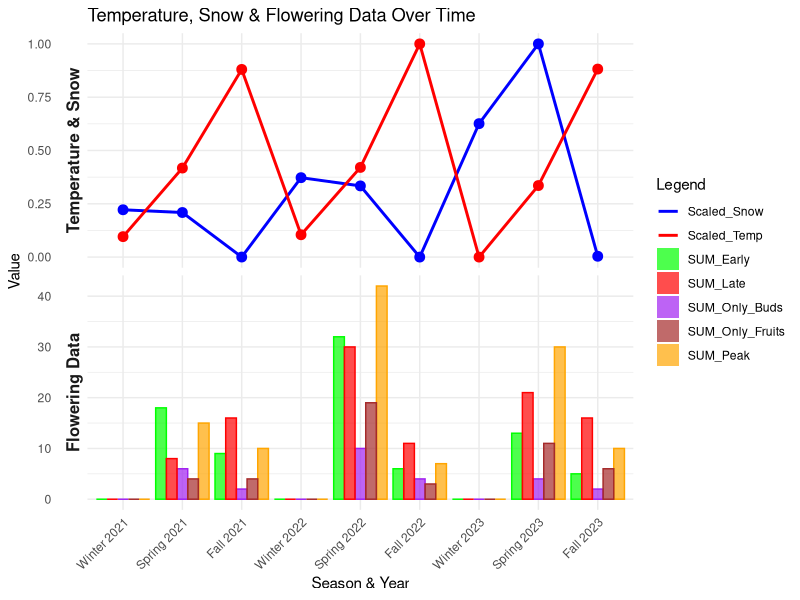

Source code (R):
# Load required libraries
library(ggplot2)
library(dplyr)
library(scales)
library(tidyr)

# Load the data
df <- read.csv("Summary.csv")

# Convert Season into a factor to maintain order
season_order <- c("Winter", "Spring", "Summer", "Fall")
df$Season <- factor(df$Season, levels = season_order)

# Create a custom combined x-axis label (Season Year)
df <- df %>%
  arrange(Year, Season) %>%
  mutate(Season_Year = paste(Season, Year))  # Combine Season & Year into one label

# Normalize temperature and snow for better scaling
df <- df %>%
  mutate(Scaled_Temp = rescale(AVERAGE_TEMP_AVERAGE, to = c(0, 1)),
         Scaled_Snow = rescale(AVERAGE_SNOW_WC, to = c(0, 1)))

# Convert the dataframe to long format for separate plots
df_temp_snow <- df %>%
  select(Season_Year, Scaled_Temp, Scaled_Snow) %>%
  pivot_longer(cols = c(Scaled_Temp, Scaled_Snow), names_to = "Variable", values_to = "Value") %>%
  mutate(Panel = "Temperature & Snow")

df_flowering <- df %>%
  select(Season_Year, SUM_Only_Buds, SUM_Early, SUM_Peak, SUM_Late, SUM_Only_Fruits) %>%
  pivot_longer(cols = starts_with("SUM_"), names_to = "Flowering_Stage", values_to = "Count") %>%
  mutate(Panel = "Flowering Data")

# Combine both datasets with a panel identifier
df_combined <- bind_rows(
  rename(df_temp_snow, Category = Variable, Value = Value),
  rename(df_flowering, Category = Flowering_Stage, Value = Count)
)

# Convert Season_Year to a factor to maintain order
df_combined$Season_Year <- factor(df_combined$Season_Year, levels = unique(df$Season_Year))

# Order the Panel factor to ensure the correct order: Lines on Top, Bars on Bottom
df_combined$Panel <- factor(df_combined$Panel, levels = c("Temperature & Snow", "Flowering Data"))

# Define custom colors for both lines and bars to be the same
custom_colors <- c("Scaled_Temp" = "red", "Scaled_Snow" = "blue", 
                   "SUM_Only_Buds" = "purple", "SUM_Early" = "green", 
                   "SUM_Peak" = "orange", "SUM_Late" = "red", 
                   "SUM_Only_Fruits" = "brown")

# Plot with facets correctly ordered and a single clean legend
ggplot(df_combined, aes(x = Season_Year, y = Value, color = Category, fill = Category)) +
  # Line plot for temperature and snow in first panel
  geom_line(data = df_combined %>% filter(Panel == "Temperature & Snow"),
            aes(group = Category), size = 1) +
  geom_point(data = df_combined %>% filter(Panel == "Temperature & Snow"),
             size = 3) +
  
  # Grouped bar chart for flowering data in second panel
  geom_bar(data = df_combined %>% filter(Panel == "Flowering Data"),
           aes(group = Category), stat = "identity", position = "dodge", alpha = 0.7) +
  
  # Facet the plots into separate panels, forcing correct order
  facet_grid(rows = vars(Panel), scales = "free_y", switch = "y") +
  
  # Custom legend to merge color and fill together and properly show line & bar symbols
  scale_color_manual(values = custom_colors, name = "Legend") +
  scale_fill_manual(values = custom_colors, name = "Legend") +
  
  # Adjust the legend to show both lines and bars correctly
  guides(
    color = guide_legend(override.aes = list(linetype = c("solid", "solid", "blank", "blank", "blank", "blank", "blank"), 
                                             shape = c(NA, NA, 22, 22, 22, 22, 22))), 
    fill = guide_legend(override.aes = list(linetype = "blank", shape = 22))
  ) +
  
  # Labels and themes
  labs(title = "Temperature, Snow & Flowering Data Over Time",
       x = "Season & Year",
       y = "Value") +
  
  theme_minimal() +
  theme(axis.text.x = element_text(angle = 45, hjust = 1),
        strip.text = element_text(size = 12, face = "bold"))
